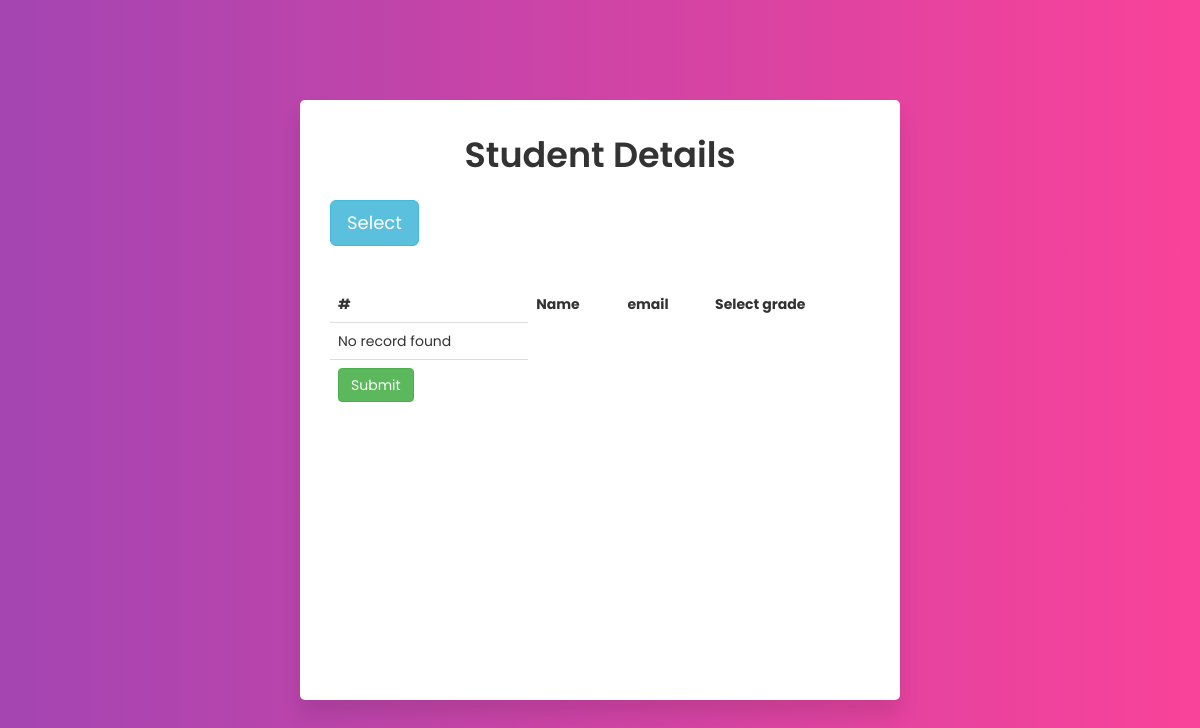
The app's page /admin.php, older data.
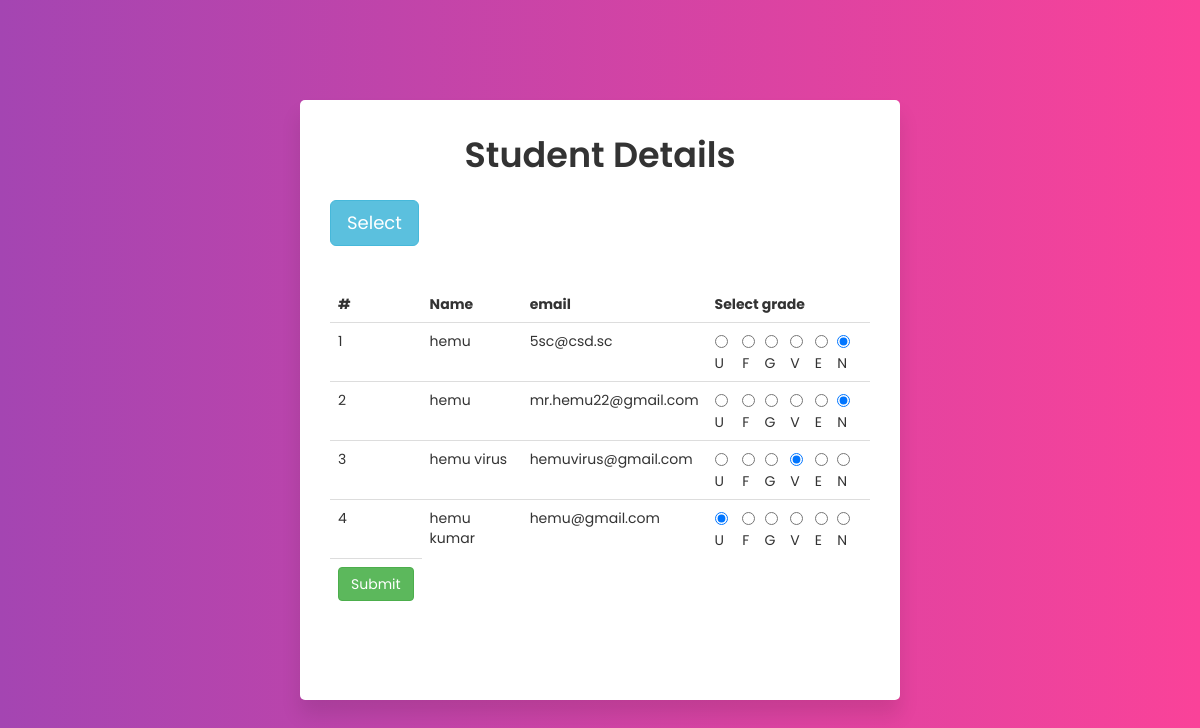
The same page, newer data.
### tables this page shows
CREATE TABLE `student` (
  `id` int(11) NOT NULL,
  `name` varchar(111) NOT NULL,
  `class` varchar(111) NOT NULL,
  `phone_no` varchar(111) NOT NULL,
  `gender` varchar(111) NOT NULL,
  `email` varchar(111) NOT NULL,
  `grade` varchar(111) NOT NULL,
  `timestamp` int(11) NOT NULL DEFAULT current_timestamp()
);

### admin.php (the view, shortened to what this page needs)
<?php
$conn=connect();
?>
<!DOCTYPE html>
<html lang="en" dir="ltr">
   <head>
      <link rel="stylesheet" href="css/main.css">
  <link rel="stylesheet" href="https://maxcdn.bootstrapcdn.com/bootstrap/3.4.1/css/bootstrap.min.css">
  <script src="https://maxcdn.bootstrapcdn.com/bootstrap/3.4.1/js/bootstrap.min.js"></script></head>
   <body>
      <div class="wrapper-student">
         <div class="title-text">
            <div class="title login">
               Student Details
            </div>
         </div>
         <div class="form-group"> <br>
<button type="button" class="btn btn-info btn-lg" data-toggle="modal" data-target="#myModal">Select</button><br>
         <br><span id="student_details"></span>
<br><table class="table table-responsive" width="100%" id="default">
    <thead>
   <tr>
      <td><b>#</b></td>
      <td><b>Name</b></td>
      <td><b>email</b></td>
      <td><b>Select grade</b></td>
   </tr>
</thead>
<form class="login" method="post" action="" enctype="multipart/form-data">
<?php
if(!isset($_GET['id'])){
$query11 = mysqli_query($conn,"SELECT * FROM student");
}else{
$id=$_GET['id'];
$query11 = mysqli_query($conn,"SELECT * FROM student where id IN ($id)");
}
if (mysqli_num_rows($query11) > 0) { $i=1;
while($user = mysqli_fetch_assoc($query11)) {
?>
   <tr>
      <td><?php echo $i;?></td>
      <td><?php echo $user['name'];?></td>
      <td><?php echo $user['email'];?></td>
      <td><table>
         <tr>
            <td>
               <input type="radio" name="grade[<?php echo $user['id'];?>]"  value="U" <?php if($user['grade']=='U'){ ?> checked="" <?php } ?>/><span>&nbsp U  </span>
            </td>
            <td>
               <input type="radio" name="grade[<?php echo $user['id'];?>]"  value="F" <?php if($user['grade']=='F'){ ?> checked="" <?php } ?>/><span> F </span>
           </td>
            <td>
               <input type="radio" name="grade[<?php echo $user['id'];?>]"  value="G" <?php if($user['grade']=='G'){ ?> checked="" <?php } ?>/><span> G </span>
            </td>
            <td>
               <input type="radio" name="grade[<?php echo $user['id'];?>]"  value="V" <?php if($user['grade']=='V'){ ?> checked="" <?php } ?>/><span> V </span>
           </td>
            <td>
               <input type="radio" name="grade[<?php echo $user['id'];?>]"  value="E" <?php if($user['grade']=='E'){ ?> checked="" <?php } ?>/><span> E </span>
            </td>
            <td>
               <input type="radio" name="grade[<?php echo $user['id'];?>]"  value="N" <?php if($user['grade']=='N'){ ?> checked="" <?php } ?>/><span> N </span>
           </td>
         </tr>
      </table></td>
   </tr>
<?php $i++; } } else { ?>
   <tr>
      <td>No record found</td>
   </tr>
<?php } ?>
<tr><td><input type="submit" class="btn btn-success" value="Submit" name="gradesub"></td>
   </tr></form>
</table>
</div>
      </div>
   </body>
</html>

### css/main.css (style rules this page uses)
* { margin: 0; padding: 0; box-sizing: border-box; font-family: 'Poppins', sans-serif; }
html,body { display: grid; height: 100%; width: 100%; place-items: center; background: -webkit-linear-gradient(left, #a445b2, #fa4299); }
.wrapper-student { overflow: hidden; width: 600px; height: 600px!important; background: #fff; padding: 30px; border-radius: 5px; box-shadow: 0px 15px 20px rgba(0,0,0,0.1); }
.wrapper-student .title-text { display: flex; width: 200%; }
.wrapper-student .title { width: 50%; font-size: 35px; font-weight: 600; text-align: center; transition: all 0.6s cubic-bezier(0.68,-0.55,0.265,1.55); }

Row changes from the older to the newer data that the page shows:
added student: name "hemu", email "5sc@csd.sc", grade "☑"
added student: name "hemu", email "mr.hemu22@gmail.com", grade "☑"
added student: name "hemu virus", email "hemuvirus@gmail.com", grade "☑"
added student: name "hemu kumar", email "hemu@gmail.com", grade "☑"
Text that changed along with them:
text no longer shown: "No record found"
